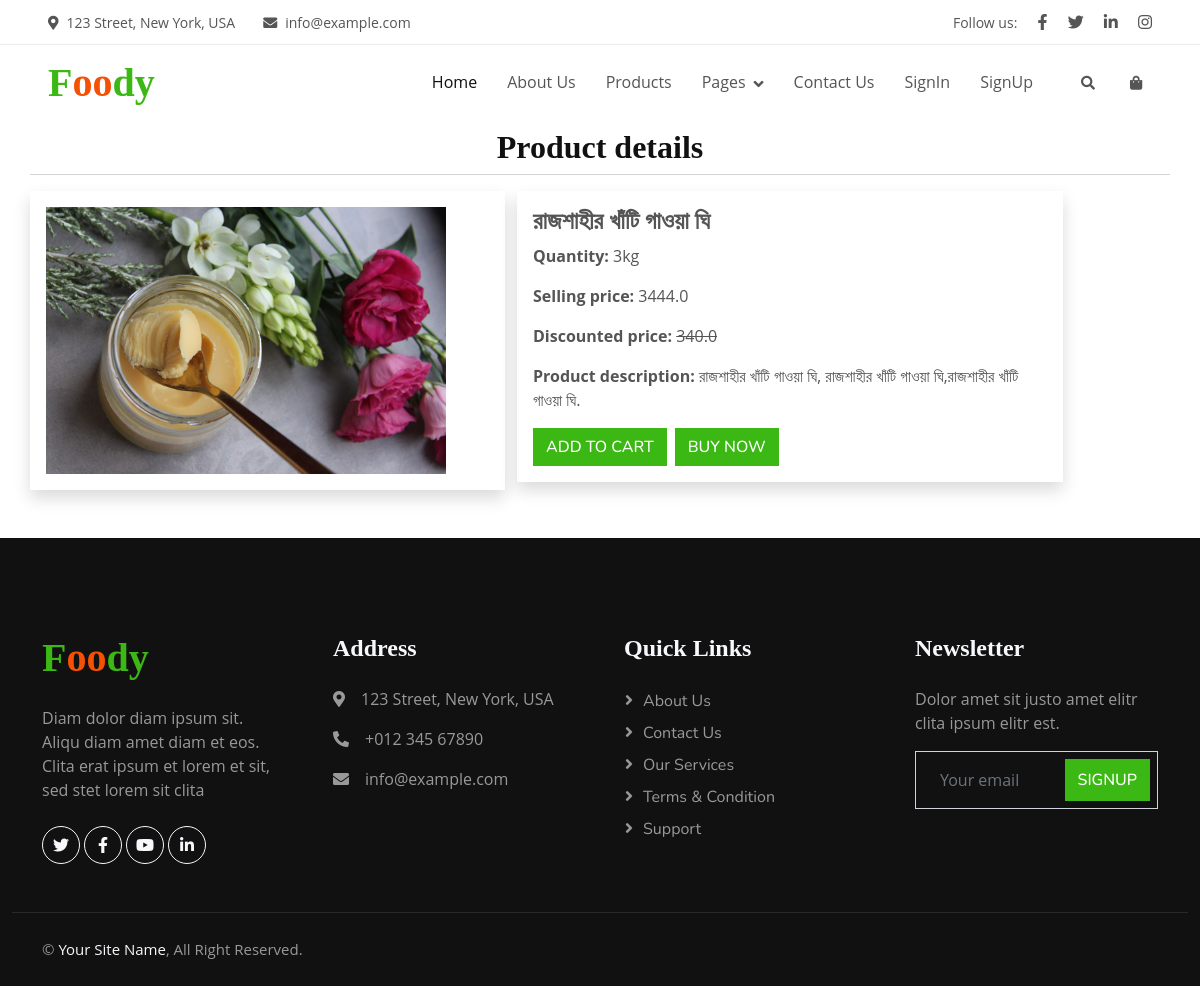
The app's page /product_detail/1/ with its own data.
### app/models.py (models this page shows, shortened)
class Product(models.Model):
    PRODUCT_CHOICE = [
        ('honey','Honey'),
        ('ghee','Ghee'),
        ('red_salt','red salt'),
        ('musterd_oil','Musterd oil'),
    ]
    title =  models.CharField(max_length=50, default='')
    description = models.TextField(max_length=700)
    brand = models.CharField(max_length=100, default='')
    productImg = models.ImageField(upload_to = 'projImg/')
    sellingprice = models.FloatField()
    discountedprice = models.FloatField(blank=True)
    catagory = models.CharField(choices=PRODUCT_CHOICE, max_length=30)
    quantity = models.CharField(max_length=20)
    is_available = models.BooleanField(default=True)
    in_stock = models.CharField(max_length=6, default=5)
    shipingfee = models.ForeignKey(ShipingFee, on_delete=models.CASCADE)

### app/views.py (the view)
# urls.py: path('product_detail/<int:id>/', views.product_detail, name="product_detail"),
def product_detail(request, id):
    getProduct = Product.objects.get(id=id)
    product_allready_on_cart = False
    if request.user.is_authenticated:
        product_allready_on_cart = Cart.objects.filter(Q(user=request.user) & Q(product=id)).exists()
    return render(request, 'product_detail.html', {'poroduct': getProduct, 'product_allready_on_cart':product_allready_on_cart})

### app/templates/product_detail.html (shortened to what this page needs)
{% extends 'base.html' %}
{% load static %}
{% block main-content %}
<div class="container">
    <div class="row gx-4" id="profile-style">
        <h2 class="text-center mb-2">Product details</h2>
        <hr class="mb-3">
        <div class="col-sm-5  shadow p-3 rounded">
            <div class="box1">
                <div class="img">
                    <img src="{{poroduct.productImg.url}}" style="width:400px;" class="img-fluid rounded" alt="product honey oil pure">
                </div>
            </div>
        </div>
        <div class="col-sm-6 ">
            <div class="content shadow p-3 rounded">
                <h4 class="text-body">{{poroduct.title}}</h4>
                <p><b>Quantity: </b> {{poroduct.quantity}}</p>
                <p><b>Selling price: </b> {{poroduct.sellingprice}}</p>
                <p class="text-body"><b>Discounted price: </b> <span class="text-decoration-line-through">{{poroduct.discountedprice}}</span></p>
                <p><b>Product description: </b> {{poroduct.description}}</p>
                <div class="d-flex ">
                    {% if product_allready_on_cart %}
                    <form action="/add_to_cart/">
                        <input type="hidden" name="prod_id" value="{{gh.id}}">
                        <button class="text-white btn btn-primary"  type="submit">Go to cart</button>
                        </form>
                {% else %}
                <form action="/add_to_cart/">
                    <button class="text-white btn btn-primary"  type="submit">Add to cart</button>
                    </form>
                {% endif %}
                <div class="ms-2">
                    <form action="{% url 'buy_now' %}">
                        <button class="btn btn-primary" name="prod_id" value="{{poroduct.id}}" type="submit" >Buy now
                        </button>
                    </form>
                </div>
                </div>
            </div>
        </div>
    </div>
</div>
{% endblock main-content %}

### app/static/css/style.css (style rules this page uses)
:root { --primary: #3CB815; --secondary: #F65005; --light: #F7F8FC; --dark: #111111; }
.btn { font-family: 'Nunito', sans-serif; font-weight: 500; text-transform: uppercase; transition: .5s; }
.btn.btn-primary, .btn.btn-secondary, .btn.btn-outline-primary:hover, .btn.btn-outline-secondary:hover { color: #FFFFFF; }
#profile-style { margin-top: 8rem; }

### records on screen
Product: productImg (picture), title "রাজশাহীর খাঁটি গাওয়া ঘি", quantity "3kg", sellingprice "3444.0", discountedprice "340.0", description "রাজশাহীর খাঁটি গাওয়া ঘি, রাজশাহীর খাঁটি গাওয়া ঘি,রাজশাহীর খাঁটি গাওয়া ঘি."
